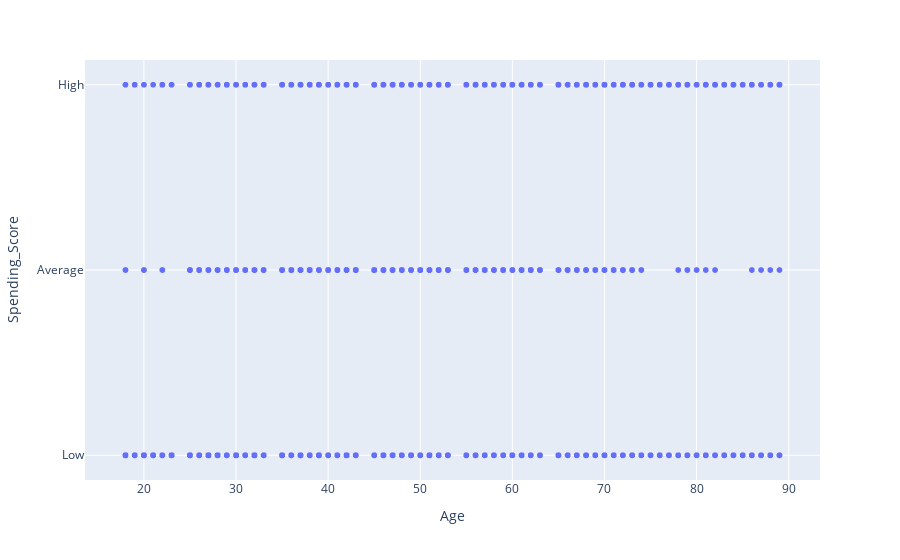

Here is the notebook cell this chart was saved with:
### Code cell
import plotly.express as px

fig = px.scatter(eda_data, x="Age", y="Spending_Score")#, trendline="ols")
fig.show()

### Figure 1 — Plotly figure (JSON) as saved in the notebook; plotly's stock layout.template omitted (floating-point values rounded to 4 significant figures; data arrays with more than 128 entries replaced by an {"elided": "..."} marker saying what was removed)
{"data": [{"hovertemplate": "Age=%{x}<br>Spending_Score=%{y}<extra></extra>", "legendgroup": "", "marker": {"color": "#636efa", "symbol": "circle"}, "mode": "markers", "name": "", "showlegend": false, "type": "scattergl", "x": {"elided": "8068 int values"}, "xaxis": "x", "y": {"elided": "8068 str values"}, "yaxis": "y"}], "layout": {"autosize": true, "legend": {"tracegroupgap": 0}, "margin": {"t": 60}, "xaxis": {"anchor": "y", "autorange": true, "domain": [0, 1], "range": [13.77, 93.23], "title": {"text": "Age"}, "type": "linear"}, "yaxis": {"anchor": "x", "autorange": true, "domain": [0, 1], "range": [-0.1418, 2.142], "title": {"text": "Spending_Score"}, "type": "category"}}}
